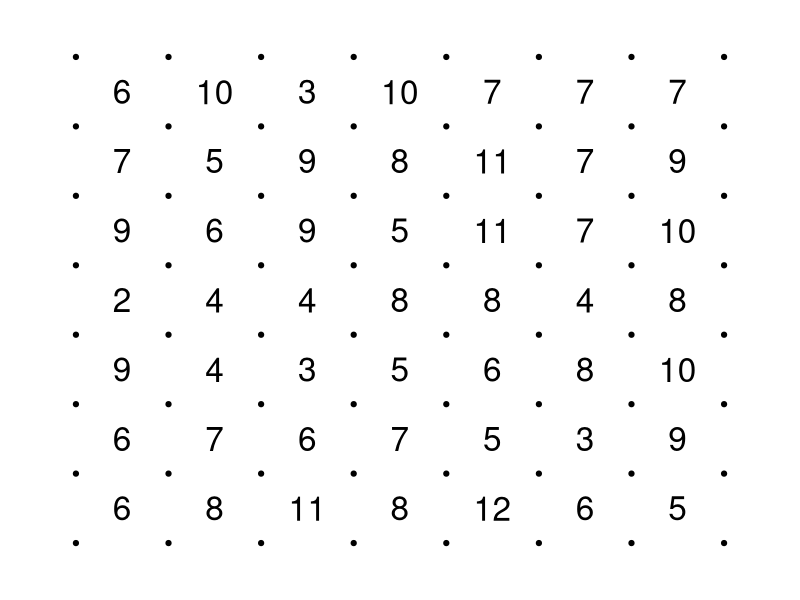
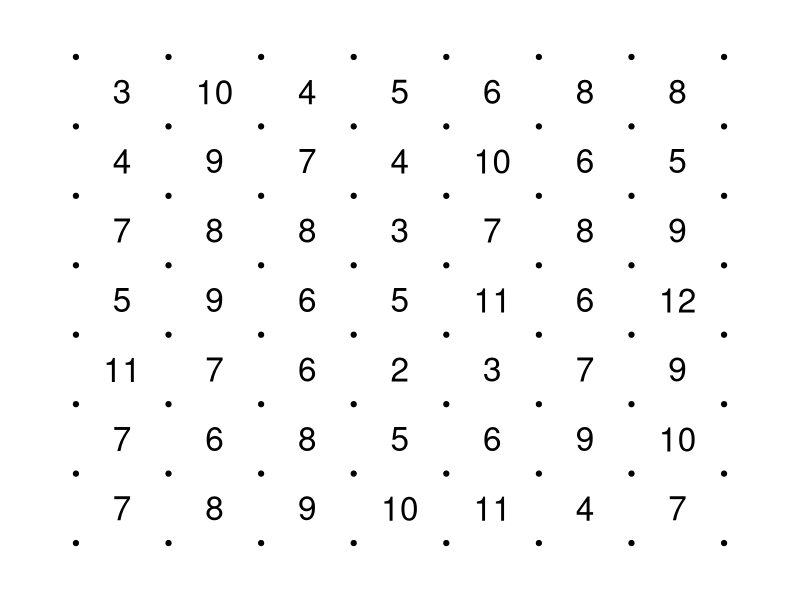
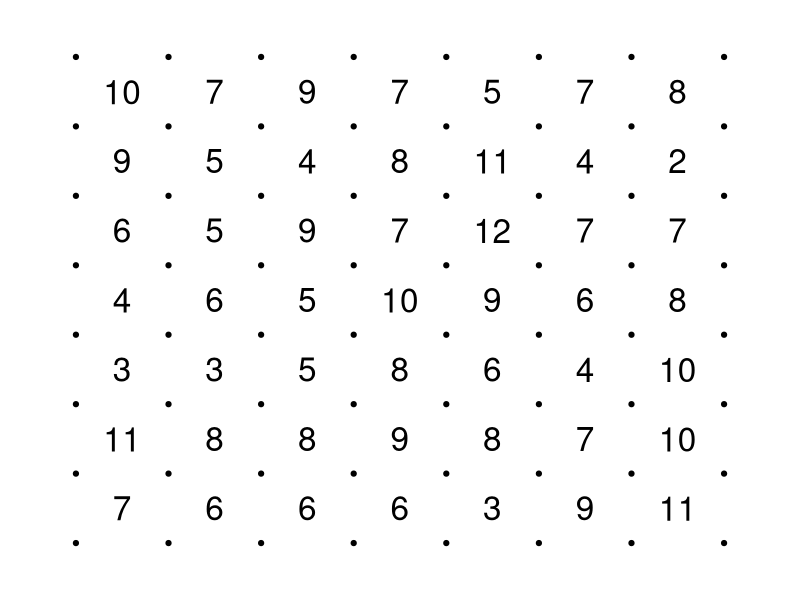
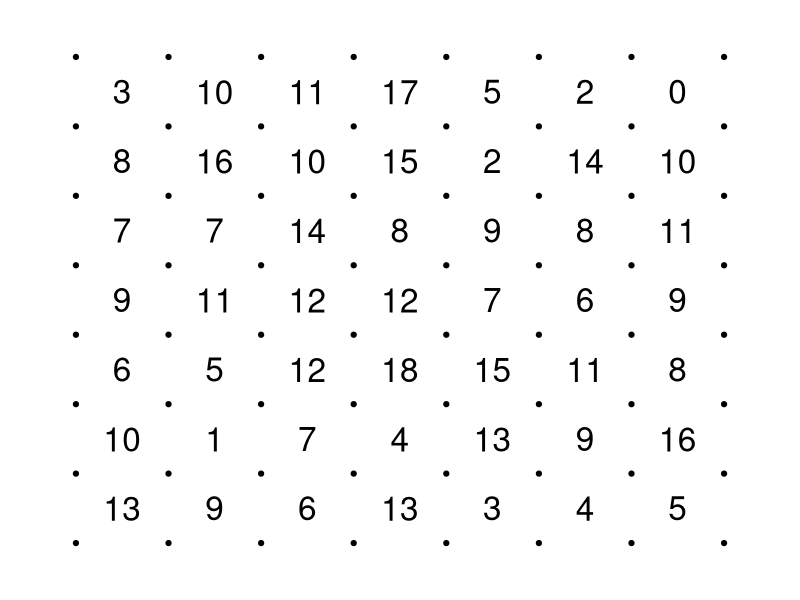
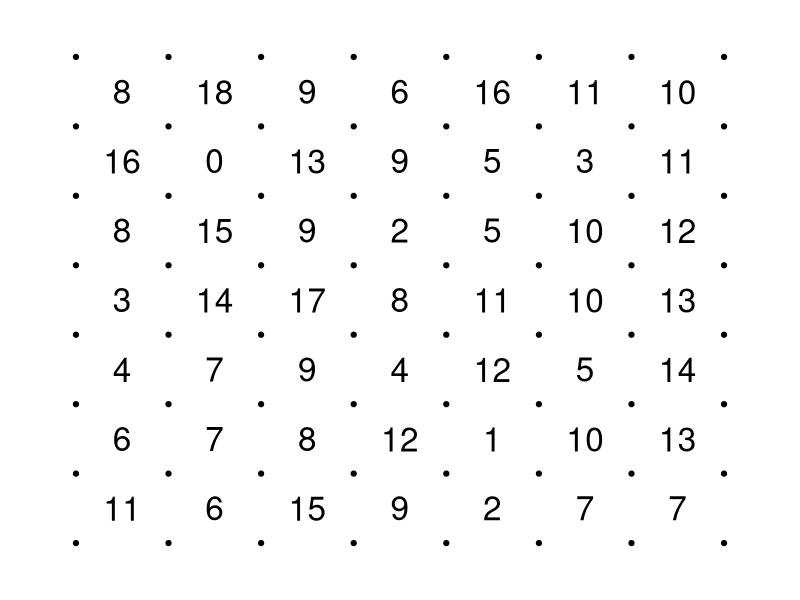
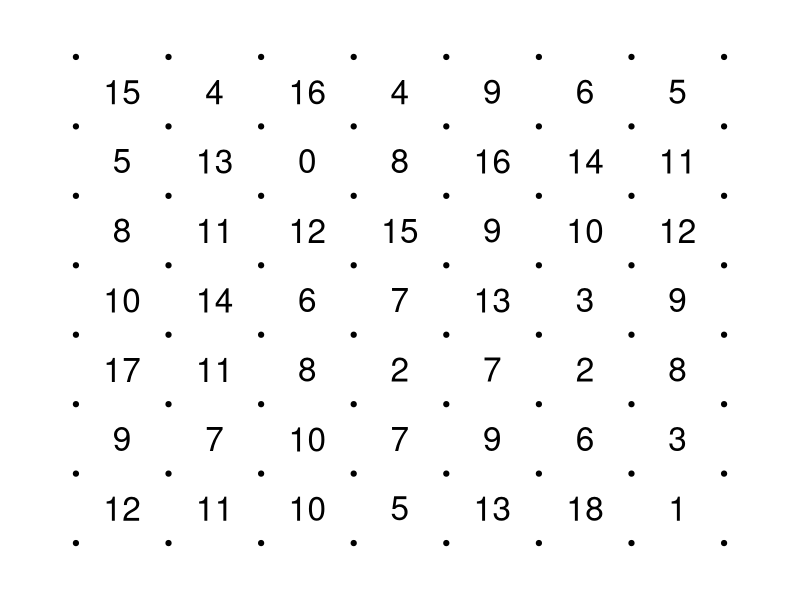
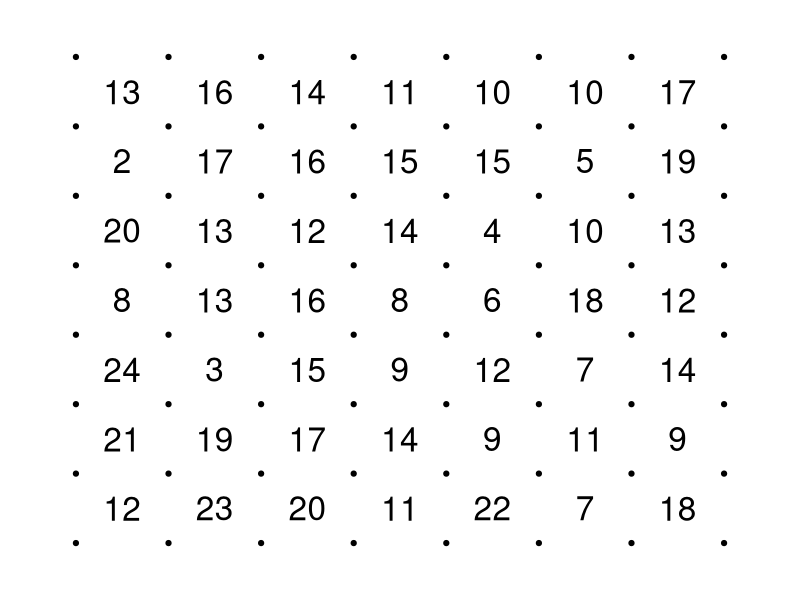
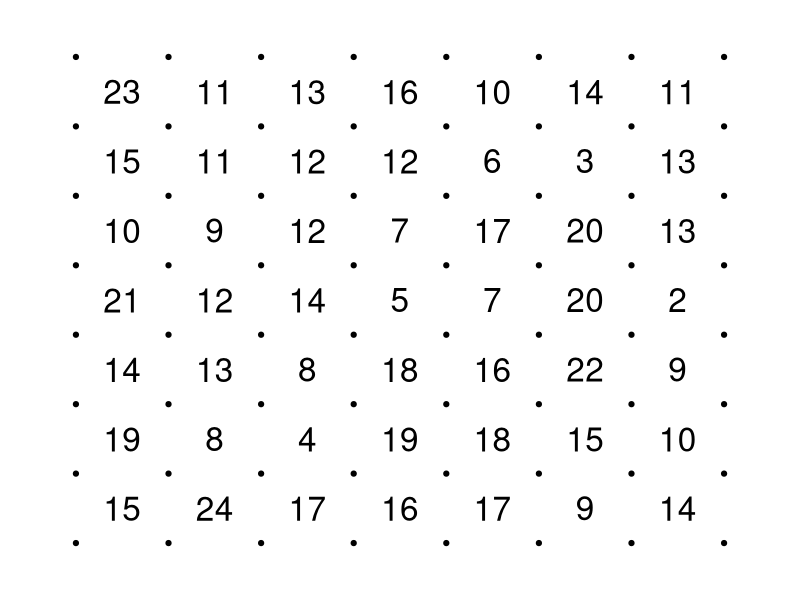

The R script that drew these images, in order:
# Make number grids
# This version forces all unique values to be placed at least once first

ncopies = 3 #how many versions of each of the 11 types
d = 2 #distance between dots (cm)
m = 1 #margin (cm)
numcol = 7 # how many number columns (numDotCols is 1 more)
numrow = 7 # how many number rows (numDotRows is 1 more)
dotsizefactor = 0.7
numbersizefactor = 2
dn = paste0("NG_",numcol,"x",numrow,"_force_uniques") #directory name for storing PNGs

# Addition Board 1: Addends 1-6 (2 addends)
X1 = 1:6
Y1 = apply(expand.grid(X1,X1),1,sum)

# Addition Board 2: Addends 0-9 (2 addends)
X2 = 0:9
Y2 = apply(expand.grid(X2,X2),1,sum)

# Addition Board 3: Addends 1-12 (2 addends)
X3 = 1:12
Y3 = apply(expand.grid(X3,X3),1,sum)

# Subtraction Board 1: Subtrahend (1-6) or Minuend (1-6) can be larger, but both are positive. (ex: 1-5 and 5-1 are possible)
X4 = 1:6
Y4 = apply(expand.grid(X4,X4),1,diff)

# Subtraction Board 2: Subtrahend (0-9) or Minuend (0-9) can be larger, but both are positive. (ex: 1-5 and 5-1 are possible)
X5 = 0:9
Y5 = apply(expand.grid(X5,X5),1,diff)

# Subtraction Board 3: Subtrahend (1-12) or Minuend (1-12) can be larger, but both are positive. (ex: 1-5 and 5-1 are possible)
X6 = 1:12
Y6 = apply(expand.grid(X6,X6),1,diff)

# Multiplication Board 1: Factors 1-6 (2 factors)
X7 = 1:6
Y7 = apply(expand.grid(X7,X7),1,prod)

# Multiplication Board 2: Factors 0-9 (2 factors)
X8 = 0:9
Y8 = apply(expand.grid(X8,X8),1,prod)

# Multiplication Board 3: Factors 1-12 (2 factors)
X9 = 1:12
Y9 = apply(expand.grid(X9,X9),1,prod)

# Division Board 1: Products with divisors 1-6 (include numbers: 8, 9, 10, 12, 14-16, 18, 20-22, 24-28, 30,32,33,35,36 taking into account the number of divisors each number has under 6, ex: 12 is more frequent than 9 because it can be divided by more numbers under 6)
xx = 8:36
Y10 = numeric()
for(x in xx){
  for(i in 2:6){
    if(x%%i==0){
      Y10 = c(Y10,x)
    }
  }
}

# Division Board 2: Products with divisors 1-12 (include numbers between 20 and 100 that have at least one divisor between 2-12, no psuedo prime numbers (ex:34) taking into account number of prime factors under 12)
xx = 20:100
Y11 = numeric()
for(x in xx){
  for(i in 2:12){
    if(x%%i==0){
      Y11 = c(Y11,x)
    }
  }
}

ys = list(Y1,Y2,Y3,Y4,Y5,Y6,Y7,Y8,Y9,Y10,Y11)
fns = c("Add_1-6","Add_0-9","Add_1-12",
        "Sub_1-6","Sub_0-9","Sub_1-12",
        "Mul_1-6","Mul_0-9","Mul_1-12",
        "Div_1-6","Div_1-12")

dir.create(dn, showWarnings=FALSE)
width = numcol*d+2*m
height = numrow*d+2*m

for(typen in 1:11){
  fn = fns[typen]
  y = ys[[typen]]
  u = unique(y)
  N = numcol*numrow
  x = numeric()
  ytab = table(y)/length(y)*N
  while(length(x)<N){
    ytab = sort(sample(ytab))
    if(length(u)>0){
      q = sort(sort(ytab)[as.character(u)])
      danum = as.integer(names(q[length(q)]))
      x = c(x,danum)
      daindu = which(u==danum)
      u = u[-daindu]
      daindy = which(names(ytab)==as.character(danum))
      ytab[daindy] = ytab[daindy]-1
    } else {
      x = c(x,as.integer(names(ytab[length(ytab)])))
      ytab[length(ytab)] = ytab[length(ytab)]-1
    }
    ytab = sample(ytab)
  }
  for(copyn in 1:ncopies){
    x2 = sample(x)
    x2 = matrix(x2,ncol=numcol)
    filename = paste0("ng_uniqs_",numcol,"x",numrow,"_",
                      sprintf("%02d",typen),
                      "_",fn,"_V",copyn,".png",collapse="")
    png(paste0(dn,"/",filename,collapse=""),width,height,"cm",pointsize=14,res=300,bg="white")
    par(mar=c(0,0,0,0))
    plot(0,0,type="n",xlim=c(0,width),ylim=c(0,height),axes=F,ann=F)
    for(i in 0:numcol){
      for(j in 0:numrow){
        points(m+i*d,m+j*d,pch=19,cex=dotsizefactor)
      }
    }
    for(i in 1:numcol){
      for(j in 1:numrow){
        text(m+(i-0.5)*d,m+(j-0.5)*d,x2[j,i],pch=19,cex=numbersizefactor)
      }
    }
    dev.off()
  }
}
